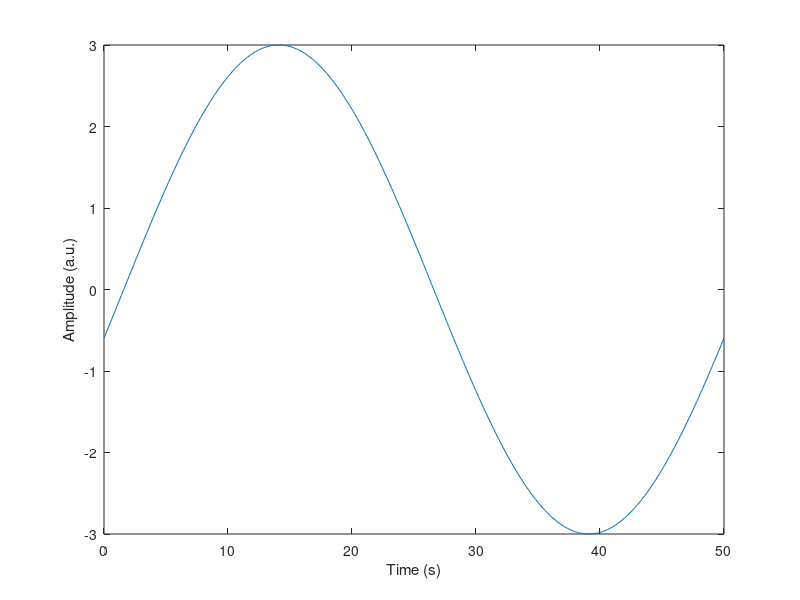

MATLAB code to generate this figure: (Note: this script raises an error after producing the figure.)
% Create sample data
t = 0:0.2:50;
y = 3*sin(0.02*2*pi*t - 0.2);

%% Example 1: Limited x range for fill
% Plot sample data
figure;
plot(t, y);
xlabel('Time (s)');
ylabel('Amplitude (a.u.)');
improvePlot;

% Define the upper bound of the fill area
y_upper = y;

% Define the lower bound of the fill area as y = 0
y_lower = zeros(size(t));

% Set a fill range, here for 3 <= t < 11
fill_range = (t >= 3) & (t < 11);

x = t(fill_range);
x2 = [x, fliplr(x)];
inBetween = [y_upper(fill_range), fliplr(y_lower(fill_range))];
hold on;
hf = fill(x2, inBetween, 'g');
% Adjust some of the parameters of the fill
hf.FaceAlpha = 0.5; % Make shading semi-transparent
hf.FaceColor = 'red';
hf.EdgeColor = 'red';

%% Example 2: Limited fill up to peak of y
% Plot sample data
figure;
plot(t, y);
xlabel('Time (s)');
ylabel('Amplitude (a.u.)');
improvePlot;

% Define the upper bound of the fill area
y_upper = y;

% Define the lower bound of the fill area as y = 0
y_lower = zeros(size(t));

% Set a fill range, here for positive y until max value of y
fill_range = (y >= 0) & (t <= t(y == max(y)));

x = t(fill_range);
x2 = [x, fliplr(x)];
inBetween = [y_upper(fill_range), fliplr(y_lower(fill_range))];
hold on;
hf = fill(x2, inBetween, 'm');
% Adjust some of the parameters of the fill
hf.FaceAlpha = 0.2; % Make shading semi-transparent
hf.FaceColor = 'm';
hf.EdgeColor = 'm';